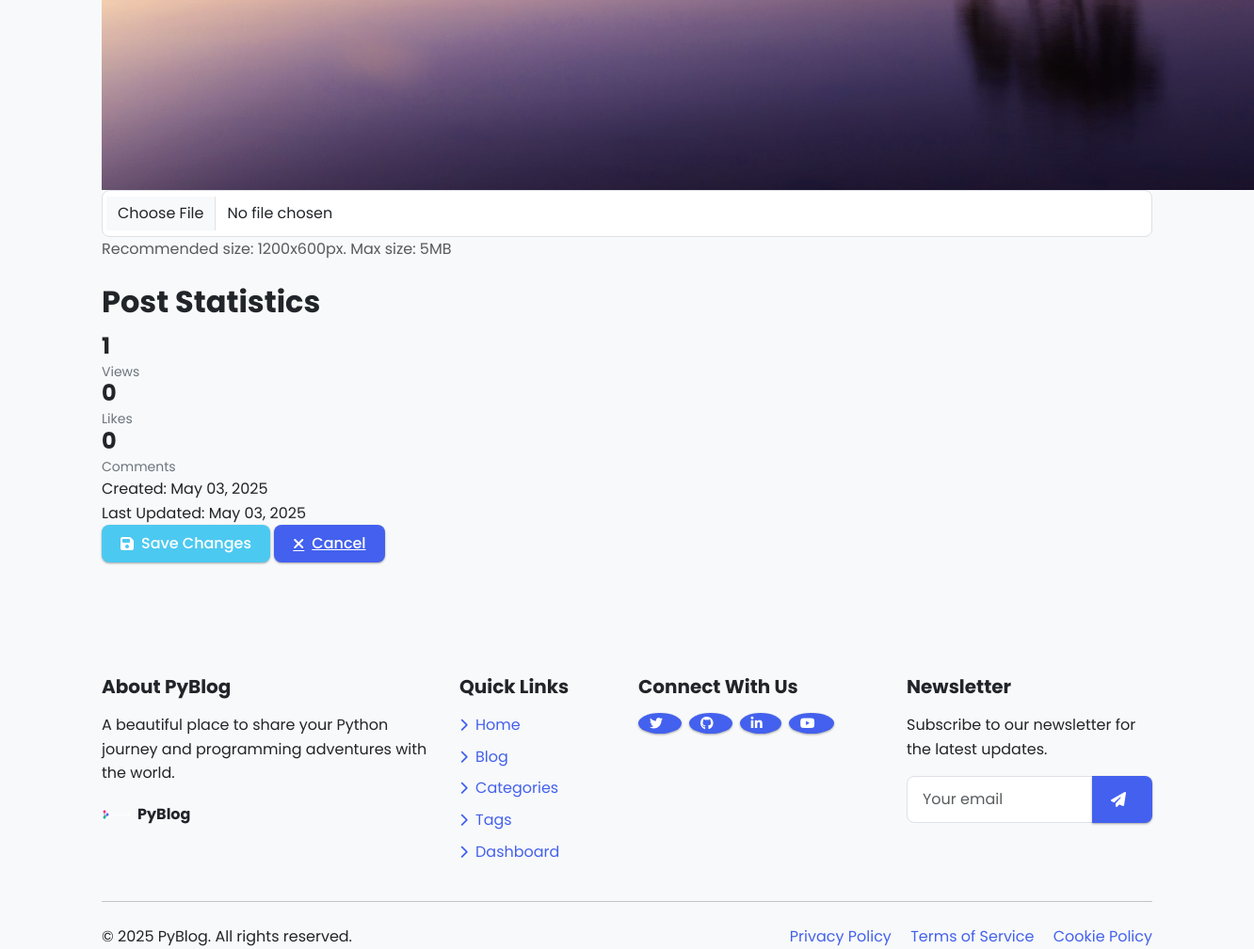
Before: /posts/about-myself/edit/ (signed in, lower part) with the older database file.
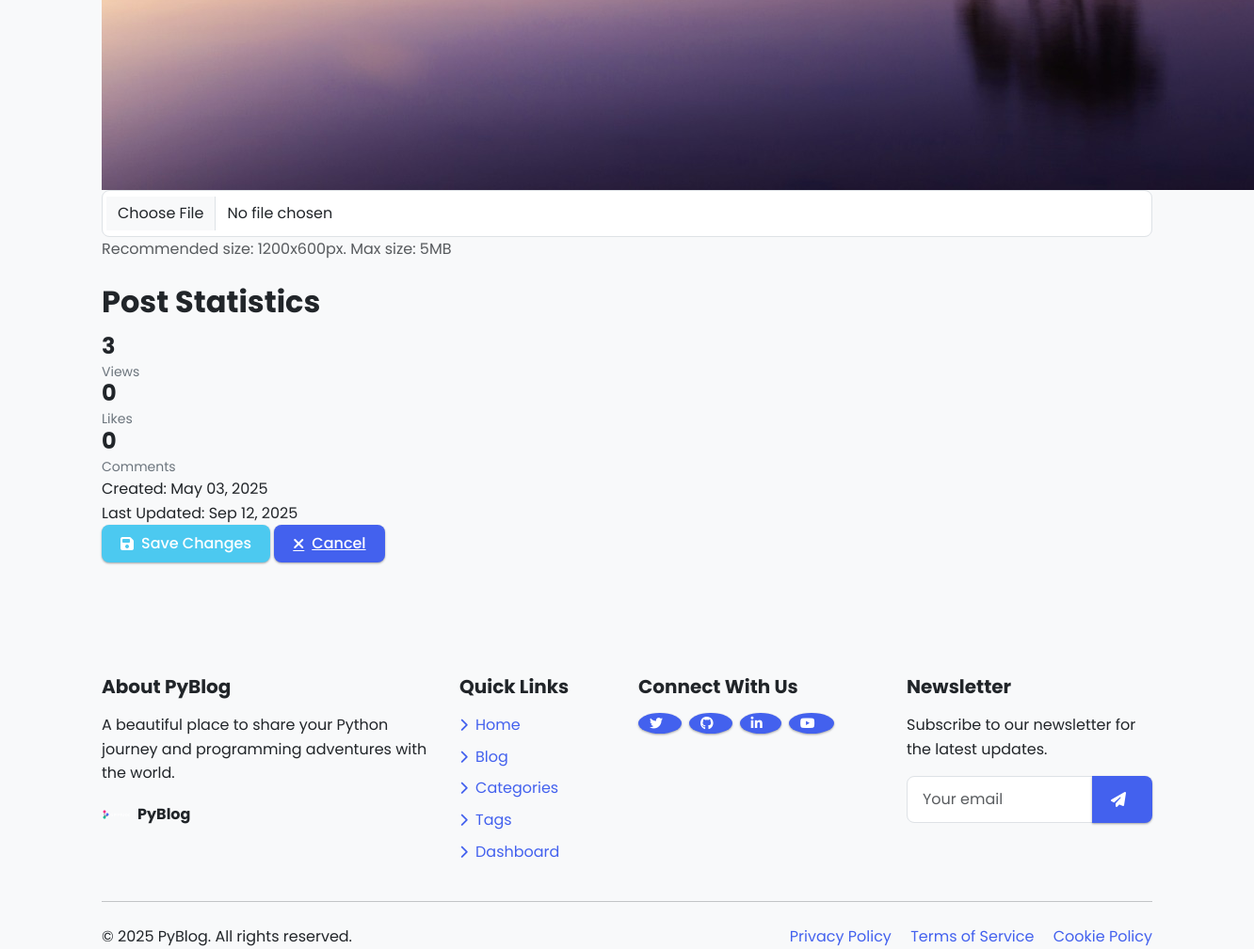
After: the same page with the newer database file.
### blog/models.py (models this page shows, shortened)
class Post(models.Model):
    STATUS_CHOICES = (
        ('draft', 'Draft'),
        ('published', 'Published'),
    )
    title = models.CharField(max_length=200)
    slug = models.SlugField(max_length=200, unique=True, blank=True)
    content = models.TextField()
    featured_image = models.ImageField(upload_to='post_images/', blank=True, null=True)
    excerpt = models.TextField(blank=True, help_text='A short description of the post')
    author = models.ForeignKey(User, on_delete=models.CASCADE, related_name='posts')
    category = models.ForeignKey(Category, on_delete=models.SET_NULL, null=True, blank=True, related_name='posts')
    tags = models.ManyToManyField(Tag, blank=True, related_name='posts')
    status = models.CharField(max_length=10, choices=STATUS_CHOICES, default='published')
    date_created = models.DateTimeField(auto_now_add=True)
    date_updated = models.DateTimeField(auto_now=True)
    views = models.PositiveIntegerField(default=0)
    likes = models.ManyToManyField(User, blank=True, related_name='liked_posts')
    def total_likes(self):
        return self.likes.count()
    def total_comments(self):
        return self.comments.count()
    class Meta:
        indexes = [
            models.Index(fields=['-date_created', 'status']),
            models.Index(fields=['status', '-views']),
            models.Index(fields=['category', 'status']),
            models.Index(fields=['author', 'status']),
            models.Index(fields=['slug']),
        ]

### blog/views.py (the view, shortened to what this page needs)
# urls.py: path('posts/<slug:slug>/edit/', views.PostUpdateView.as_view(), name='update_post'),
class PostUpdateView(LoginRequiredMixin, UserPassesTestMixin, UpdateView):
    model = Post
    form_class = PostForm
    template_name = 'blog/update_post.html'
    slug_url_kwarg = 'slug'
    def test_func(self):
        post = self.get_object()
        return self.request.user == post.author or self.request.user.is_staff

### blog/forms.py (shortened to what this page needs)
class PostForm(forms.ModelForm):
    content = forms.CharField(widget=CKEditorWidget())
    tags_input = forms.CharField(required=False, help_text='Separate tags with commas')
    class Meta:
        model = Post
        fields = ['title', 'excerpt', 'content', 'featured_image', 'category', 'status']
        widgets = {
            'title': forms.TextInput(attrs={'class': 'form-control', 'placeholder': 'Enter post title'}),
            'excerpt': forms.Textarea(attrs={'class': 'form-control', 'rows': 3, 'placeholder': 'Enter a short description'}),
            'featured_image': forms.FileInput(attrs={'class': 'form-control'}),
            'category': forms.Select(attrs={'class': 'form-control'}),
            'status': forms.Select(attrs={'class': 'form-control'}),
        }
    def __init__(self, *args, **kwargs):
        super().__init__(*args, **kwargs)
        if self.instance.pk:
            self.fields['tags_input'].initial = ', '.join([tag.name for tag in self.instance.tags.all()])

### templates/blog/update_post.html (shortened to what this page needs)
{% extends 'blog/base.html' %}
{% block content %}
<div class="create-post-page">
    <div class="create-post-container">
        <form method="post" enctype="multipart/form-data" class="post-form">
            <div class="form-row">
                <div class="form-column form-column-sidebar">
                    <div class="form-card">
                        <div class="form-card-body">
                            <div class="form-group">
                                <div class="image-upload-container">
                                    <div class="current-image">
                                        {% if post.featured_image %}
                                            <img src="{{ post.featured_image.url }}" alt="Current Image" class="preview-image">
                                        {% else %}
                                            <div class="no-image">
                                                <i class="fas fa-image"></i>
                                                <span>No image selected</span>
                                            </div>
                                        {% endif %}
                                    </div>
                                    <div class="upload-controls">
                                        {{ form.featured_image }}
                                        <div class="upload-help">
                                            <p class="text-muted">Recommended size: 1200x600px. Max size: 5MB</p>
                                        </div>
                                    </div>
                                </div>
                            </div>
                        </div>
                    </div>
                    <div class="form-card">
                        <div class="form-card-header">
                            <h2 class="form-card-title">Post Statistics</h2>
                        </div>
                        <div class="form-card-body">
                            <div class="post-stats-grid">
                                <div class="post-stat-item">
                                    <div class="stat-value">{{ post.views }}</div>
                                    <div class="stat-label">Views</div>
                                </div>
                                <div class="post-stat-item">
                                    <div class="stat-value">{{ post.total_likes }}</div>
                                    <div class="stat-label">Likes</div>
                                </div>
                                <div class="post-stat-item">
                                    <div class="stat-value">{{ post.total_comments }}</div>
                                    <div class="stat-label">Comments</div>
                                </div>
                            </div>
                            <div class="post-dates">
                                <div class="post-date-item">
                                    <span class="date-label">Created:</span>
                                    <span class="date-value">{{ post.date_created|date:"M d, Y" }}</span>
                                </div>
                                <div class="post-date-item">
                                    <span class="date-label">Last Updated:</span>
                                    <span class="date-value">{{ post.date_updated|date:"M d, Y" }}</span>
                                </div>
                            </div>
                        </div>
                    </div>
                    <div class="form-actions">
                        <button type="submit" name="action" value="publish" class="btn btn-success btn-block">
                            <i class="fas fa-save"></i> Save Changes
                        </button>
                        <a href="{% url 'post_detail' post.slug %}" class="btn btn-link btn-block">
                            <i class="fas fa-times"></i> Cancel
                        </a>
                    </div>
                </div>
            </div>
        </form>
    </div>
</div>
{% endblock %}

Changed rows visible on the page:
changed Post: views "1" → "3"; date_updated "May 03, 2025" → "Sep 12, 2025"
